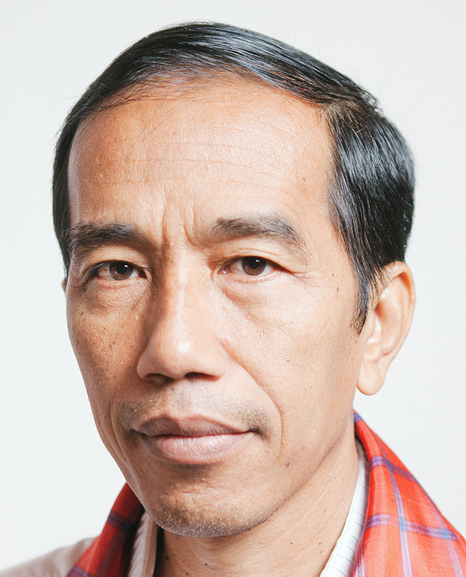
#> input picture gambarxx.png, 932 x 1154 px, given in place of the camera (shown at 1/2 size)
$ python uts_vidio.py
#> lines starting #> are read from the running program, lines starting #| are printed output that depends on the picture; after the words box and inside, x2 and y2 are one past the last pixel; in counts of white or black regions, pixels touching at a corner belong together
import cv2
import numpy as np
import math
from subprocess import call

cap = cv2.VideoCapture(0)

while(cap.isOpened()):

    ret, img = cap.read()
#> img is the input picture: shape (1154, 932, 3); mean B, G, R 173, 182.2, 204.6
    crop_img = img

    # To Greyscale
    grey = cv2.cvtColor(crop_img, cv2.COLOR_BGR2GRAY)

    # Global Thresholding
    ret1,global_threshold = cv2.threshold(grey,127,255,cv2.THRESH_BINARY)
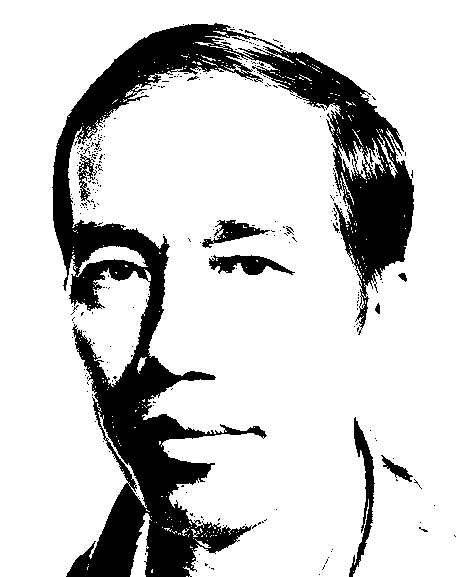
#> global_threshold: shape (1154, 932) (shown at 1/2 size); 81.3% white; 274 black regions (217 under 20 px), largest, box (x1, y1, x2, y2) and area: (104, 46, 828, 1154) 183128, (698, 834, 750, 1154) 4776, (418, 510, 590, 550) 3788
    # im_global_threshold = cv2.resize(global_threshold, (500,250))

    # Otsu Tresholding
    # _, otsu = cv2.threshold(grey, 127, 255, cv2.THRESH_BINARY+cv2.THRESH_OTSU)
    _, otsu = cv2.threshold(grey, 127, 255, cv2.THRESH_BINARY+cv2.THRESH_OTSU)
#> otsu: shape (1154, 932); 73.4% white; 219 black regions (170 under 20 px), largest, box (x1, y1, x2, y2) and area: (104, 44, 830, 1154) 253640, (694, 822, 932, 1154) 15972, (370, 436, 600, 556) 12032
    im_otsu = cv2.resize(otsu, (500,250))
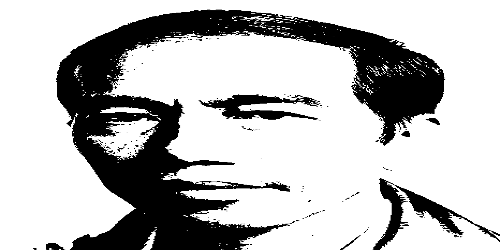
#> im_otsu: shape (250, 500); min 0, max 255, mean 187.1

    # Prewitt Tresholding
    blur = cv2.GaussianBlur(grey,(5,5),0)
    kernelx = np.array([[1,1,1],[0,0,0],[-1,-1,-1]])
    kernely = np.array([[-1,0,1],[-1,0,1],[-1,0,1]])
    img_prewittx = cv2.filter2D(blur, -1, kernelx)
    img_prewitty = cv2.filter2D(blur, -1, kernely)
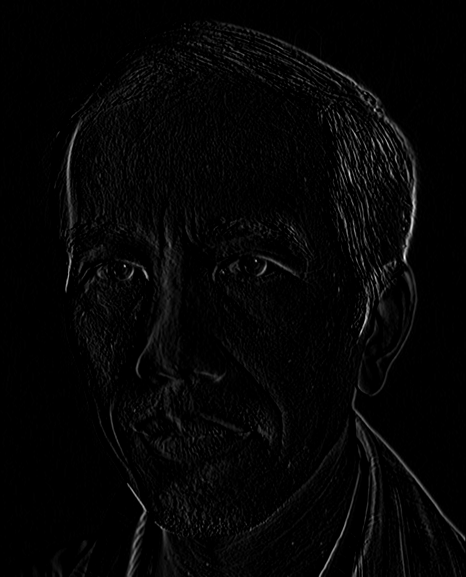
#> img_prewitty: shape (1154, 932) (shown at 1/2 size); min 0, max 255, mean 5.2

    im_img_prewitty = cv2.resize(img_prewitty, (500,250))
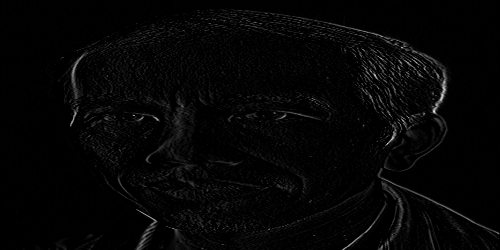
#> im_img_prewitty: shape (250, 500); min 0, max 229, mean 5.1


    numpy_horizontal = np.hstack((grey, global_threshold, otsu, img_prewitty))
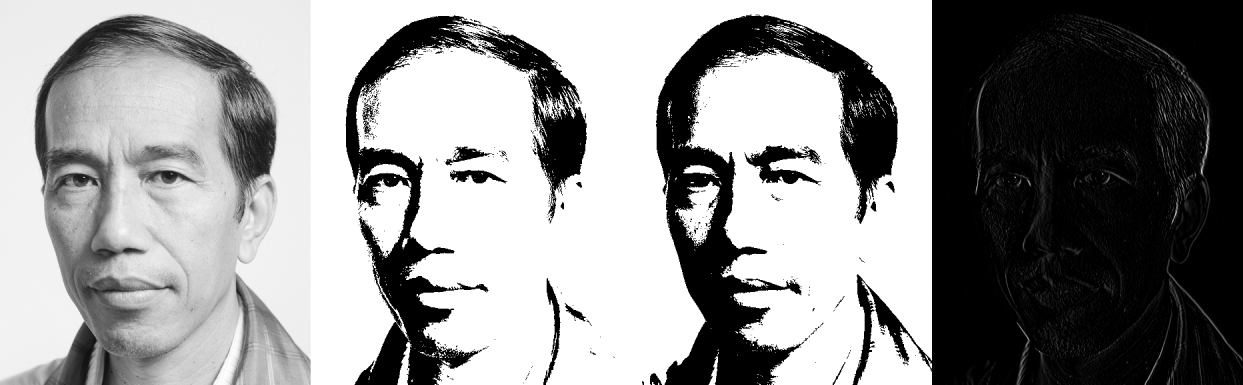
#> numpy_horizontal: shape (1154, 3728) (shown at 1/3 size); min 0, max 255, mean 146.9
    numpy_horizontal_concat = np.concatenate((grey, global_threshold, otsu, img_prewitty), axis=1)
    numpy_horizontal_concat_v = cv2.resize(numpy_horizontal_concat, (1500, 200))
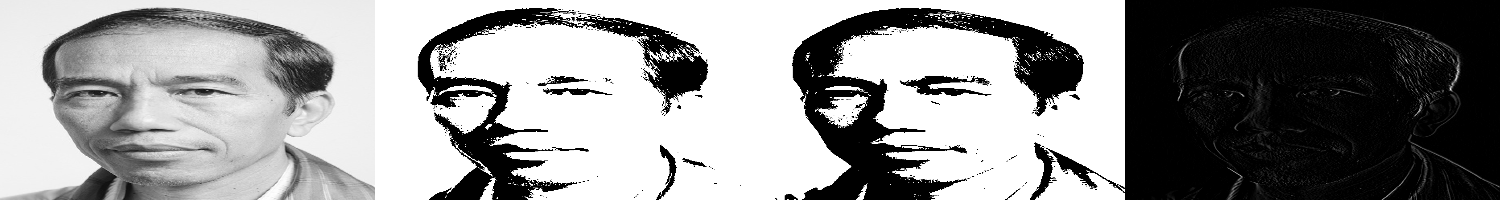
#> numpy_horizontal_concat_v: shape (200, 1500); min 0, max 255, mean 146.9

    cv2.imshow('Hasil', numpy_horizontal_concat_v)

    ret1,global_threshold = cv2.threshold(img,127,255,cv2.THRESH_BINARY)
#> global_threshold: shape (1154, 932, 3)

    imS = cv2.resize(img, (700, 400))
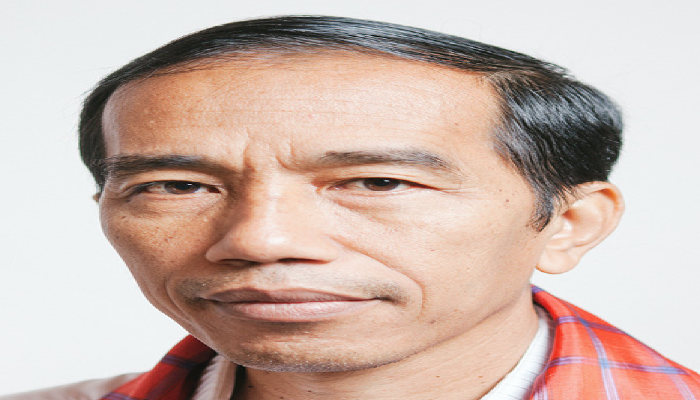
#> imS: shape (400, 700, 3); mean B, G, R 172.9, 182.1, 204.5
    cv2.imshow('Video', imS)

    k = cv2.waitKey(10)
#> (key Esc is pressed here)
    if k == 27:
        break

$ run again, on ss.png
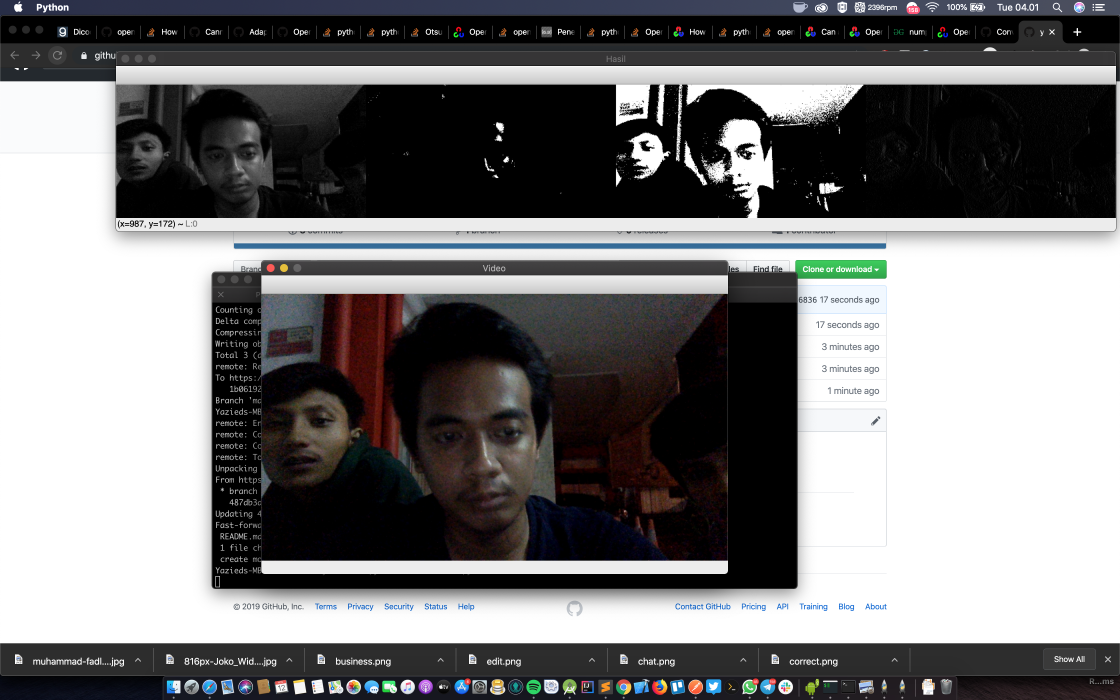
#> input picture ss.png, 3360 x 2100 px, given in place of the camera (shown at 1/3 size)
#> img is the input picture: shape (2100, 3360, 3); mean B, G, R 122.1, 121.4, 122
#> `ret1,global_threshold = cv2.threshold(grey,127,255,cv2.THRESH_BINARY)`:
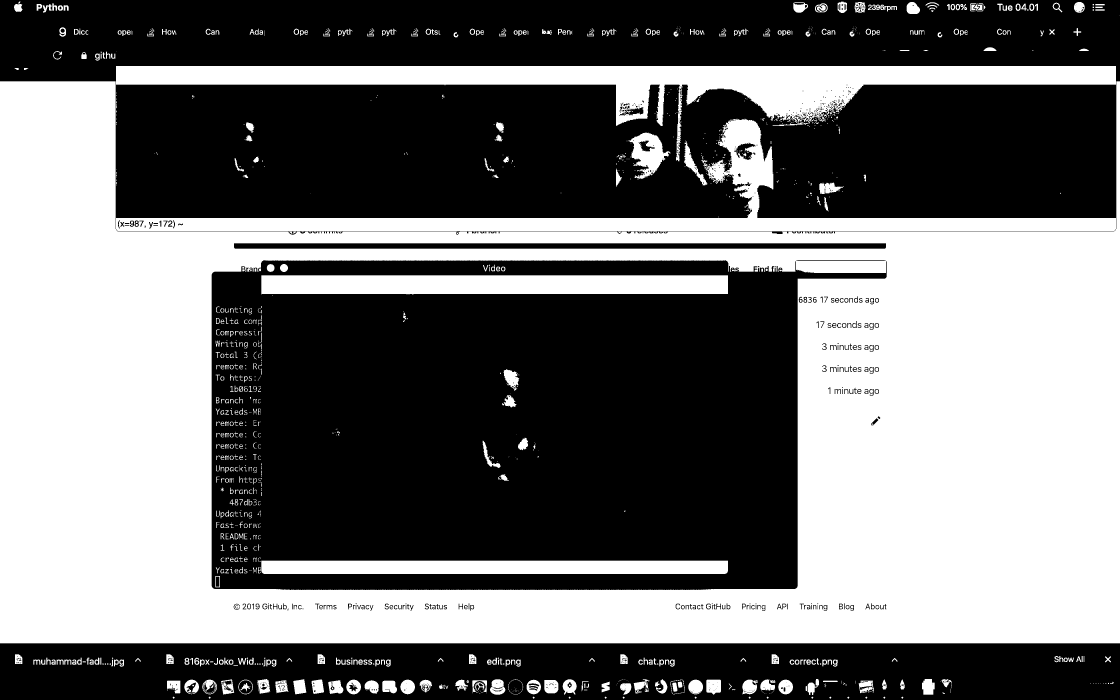
#> global_threshold: shape (2100, 3360) (shown at 1/3 size); 44.5% white; 1415 white regions (738 under 20 px), largest, box (x1, y1, x2, y2) and area: (0, 244, 3360, 1930) 2679748, (348, 198, 3348, 484) 212627, (784, 826, 2184, 884) 78416
#> otsu: shape (2100, 3360); 44.3% white; 1128 white regions (491 under 20 px), largest, box (x1, y1, x2, y2) and area: (0, 244, 3360, 1930) 2665351, (348, 198, 3348, 484) 212281, (784, 826, 2184, 884) 78404
#> `imS = cv2.resize(img, (700, 400))`:
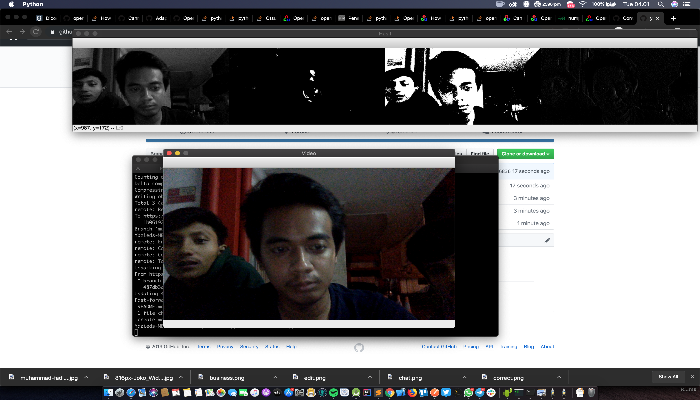
#> imS: shape (400, 700, 3); mean B, G, R 122.2, 121.5, 122.2
